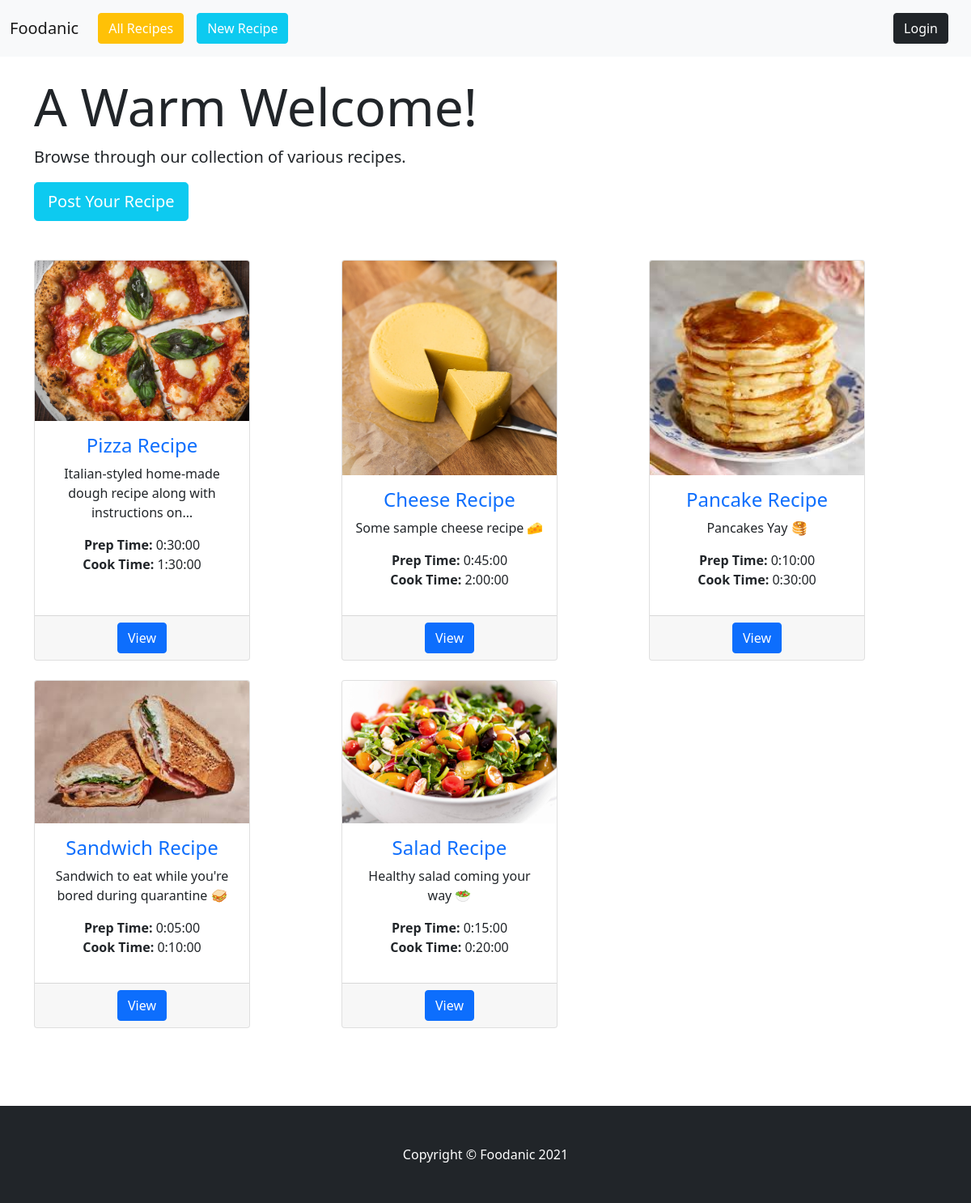
The page / on the database its author committed.
### app/models.py (models this page shows, shortened)
class Recipe(models.Model):
    name = models.CharField(max_length=255)
    description = models.TextField()
    prep = models.CharField(max_length=255)
    cook = models.CharField(max_length=255)
    servings = models.IntegerField(default=1, null=True, blank=True)
    image = models.ImageField(upload_to='media/')
    ingredients = MarkdownxField()
    directions = MarkdownxField()
    notes = models.TextField(null=True, blank=True)
    author = models.ForeignKey(User, on_delete=models.CASCADE)

### app/views.py (the view)
# urls.py: path('', home, name='home'),
def home(request):
    recipes = Recipe.objects.all()
    context = {
        'recipes': recipes,
    }
    return render(request, 'app/index.html', context)

### app/templates/app/index.html (shortened to what this page needs)
{% extends 'base.html' %}
{% block content %}
{% load crispy_forms_tags %}
    <nav class="navbar navbar-expand-lg navbar-light bg-light">
        <div class="container-fluid">
          <a class="navbar-brand" href="{% url 'home' %}">Foodanic</a>
          <div class="collapse navbar-collapse" id="navbarSupportedContent">
            <ul class="navbar-nav me-auto mb-2 mb-lg-0">
              <li class="nav-item">
                <a class="nav-link active" aria-current="page" href="{% url 'home' %}"><button class="btn btn-warning" style="color: white;">All Recipes</button></a>
              </li>
              <li class="nav-item">
                <a class="nav-link active" href="{% url 'create' %}"><button class="btn btn-info" style="color: white;">New Recipe</button></a>
              </li>
            </ul>
            {% if not request.user.is_authenticated %}
                <a class="nav-link active" aria-current="page" href="{% url 'login' %}"><button class="btn btn-dark" style="color: white;">Login</button></a>
            {% else %}
                <a class="nav-link active" aria-current="page" href="{% url 'logout' %}"><button class="btn btn-dark" style="color: white;">Logout</button></a>
            {% endif %}
          </div>
        </div>
      </nav>
  <div class="container">
    <header class="jumbotron my-4">
      <h1 class="display-3">A Warm Welcome!</h1>
      <p class="lead">Browse through our collection of various recipes.</p>
      <a href="{% url 'create' %}"><button class="btn btn-info btn-lg" style="color: white;">Post Your Recipe</button></a>
    </header>
    <br>
    <div class="row text-center">
    {% for recipe in recipes %}
      <div class="col-lg-4 col-md-6 mb-4">
        <div class="card h-100 w-75">
            <a href="{% url 'detail' recipe.id %}"><img class="card-img-top" src="{{recipe.image.url}}" alt="{{recipe.name}}"></a>
          <div class="card-body">
            <h4 class="card-title"><a href="{% url 'detail' recipe.id %}" style="text-decoration: none;">{{recipe.name}} Recipe</a></h4>
            <p class="card-text">{{recipe.description|truncatechars:65}}</p>
            <p><b>Prep Time: </b>{{recipe.prep}} <br>
               <b>Cook Time: </b>{{recipe.cook}}
            </p>
          </div>
          <div class="card-footer">
            <a href="{% url 'detail' recipe.id %}" class="btn btn-primary">View</a>
          </div>
        </div>
      </div>
    {% endfor %}
    </div>
  </div>
  <br><br><br>
  <footer class="py-5 bg-dark">
    <div class="container">
      <p class="m-0 text-center text-white">Copyright &copy; Foodanic 2021</p>
    </div>
  </footer>
{% endblock %}

### templates/base.html (shortened to what this page needs)
<!DOCTYPE html>
<html lang="en">
<head>
    <link href="https://cdn.jsdelivr.net/npm/bootstrap@5.0.0-beta2/dist/css/bootstrap.min.css" rel="stylesheet">
</head>
<body>
    {% block content %}
    {% endblock %}
</body>
</html>

### rows shown on the page
Recipe: image (picture), name "Pizza", description "Italian-styled home-made dough recipe along with instructions on…", prep "0:30:00", cook "1:30:00"
Recipe: image (picture), name "Cheese", description "Some sample cheese recipe 🧀", prep "0:45:00", cook "2:00:00"
Recipe: image (picture), name "Pancake", description "Pancakes Yay 🥞", prep "0:10:00", cook "0:30:00"
Recipe: image (picture), name "Sandwich", description "Sandwich to eat while you're bored during quarantine 🥪", prep "0:05:00", cook "0:10:00"
Recipe: image (picture), name "Salad", description "Healthy salad coming your way 🥗", prep "0:15:00", cook "0:20:00"
